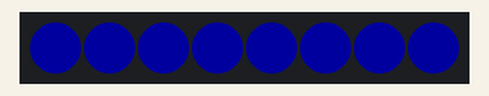
Simulated run of this sketch. Board: Arduino Uno, built with avr-gcc and run on an emulated ATmega328P. Parts: 8 RGB LEDs in strip order, left to right. Dim RGB values are drawn brighter than linear; what the sketch prints to the serial monitor is not drawn.

Above: at 0.1 s.
At 3.15 s:
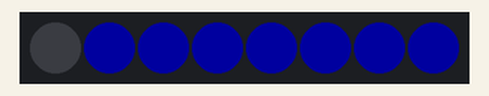
At 4.05 s:
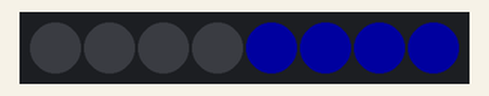
At 4.65 s:
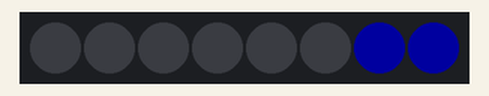
At 5.2 s:
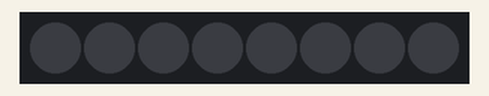
Timing chart, 0 to 39.1 s (numbered marks = the images above):
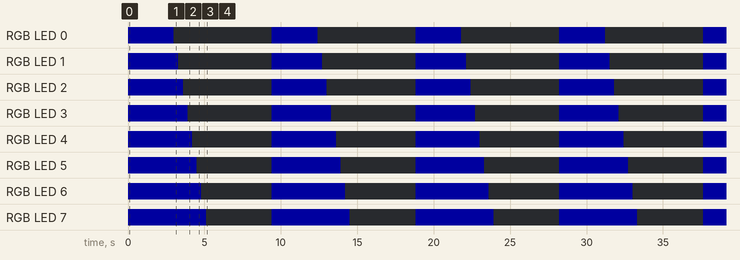

The sketch:

relient_sheilds_-_basic__R1.1.ino
```cpp
/*
  Relent Sheilds
  Lights set of WS2812 RGBW LEDs to re-enact the relient sheilds going down
  My Matt Troha

  Revision History
  Rev 1.0
  set up software to perform basic light action of relient sheilds going down
  all lights on, then one by one they turn off

  Rrev 1.1
  updated to run on sumulator wokwi.com
  minor updates

*/

// Include Adafruit NeoPixel Library
#include <Adafruit_NeoPixel.h>

// Define Arduino connection pin for LED data
const int ledPin = 3;

// Define the number of LEDs
const int ledNum = 8;

//Define nubmer of LEDs in a group (each light is individual
const int ledInGroup = 1;

//Define maximum briteness
const int maxWBright = 32;

int figureWBrightness = maxWBright;
//set led color
//undo commenting below to play with colors,  set for white for now
// const  ledCplor = ledStrip.Color(0, 0, 0, figureWBrightness

const int offDelay = 300;
const int firstDelay = 3000;
const int afterDelay = 4000;


// Create instance of NeoPixel class
// Parameter 1 = number of pixels in leds
// Parameter 2 = Arduino pin number (most are valid)
// Parameter 3 = pixel type flags, add together as needed:
//   NEO_KHZ800  800 KHz bitstream (most NeoPixel products w/WS2812 LEDs)
//   NEO_KHZ400  400 KHz (classic 'v1' (not v2) FLORA pixels, WS2811 drivers)
//   NEO_GRB     Pixels are wired for GRB bitstream (most NeoPixel products)
//   NEO_RGB     Pixels are wired for RGB bitstream (v1 FLORA pixels, not v2)
//   NEO_RGBW    Pixels are wired for RGBW bitstream (NeoPixel RGBW products)
Adafruit_NeoPixel ledStrip = Adafruit_NeoPixel(ledNum, ledPin, NEO_GRBW + NEO_KHZ800);

void setup() {
  // Setup Serial Monitor
  Serial.begin(9600);

  // Print to Serial Monitor
  Serial.println("Starting Program");

  // Initialize the LEDs
  ledStrip.begin();
  // Clear them all
  clearLEDs();
  // Show the result of clearing the LEDs
  ledStrip.show();

Serial.println("cleared them all");


}

// ********************************************* LOOP starts
void loop() {

// Turn all lights on
    ledStrip.fill(ledStrip.Color(0, 0, figureWBrightness, 0), 0, ledNum);
    ledStrip.show(); // Show at once
Serial.println("turn all on");
// Delay until first light goes out
delay(firstDelay);

//Turn off one by one

for (int i=0; i<ledNum; i++) {
  // Turn off one led
  ledStrip.setPixelColor ( i, 0);
  ledStrip.show();

  // Delay until next led goes out
  delay(offDelay);

}

delay(afterDelay);
  //Finished
  Serial.println("Loop Ended!!!");
  Serial.println(".................................");
}

// Function to set all LEDs off  *****change??????
void clearLEDs()
{
  // Cycle through all LEDs
  for (int i=0; i<ledNum; i++)
  {
    // Set color to zero which is off
    ledStrip.setPixelColor(i, 0);
  }
}
```

Measured:
- by itself, RGB LED 0: alternates RGB(0, 0, 32) for 3.0 s and off for 6.4 s
- by itself, RGB LED 1: alternates RGB(0, 0, 32) for 3.3 s and off for 6.1 s
- by itself, RGB LED 2: alternates RGB(0, 0, 32) for 3.6 s and off for 5.8 s
- by itself, RGB LED 3: alternates RGB(0, 0, 32) for 3.9 s and off for 5.5 s
- by itself, RGB LED 4: alternates RGB(0, 0, 32) for 4.2 s and off for 5.2 s
- by itself, RGB LED 5: alternates RGB(0, 0, 32) for 4.5 s and off for 4.9 s
- by itself, RGB LED 6: alternates RGB(0, 0, 32) for 4.8 s and off for 4.6 s
- by itself, RGB LED 7: alternates RGB(0, 0, 32) for 5.1 s and off for 4.3 s
